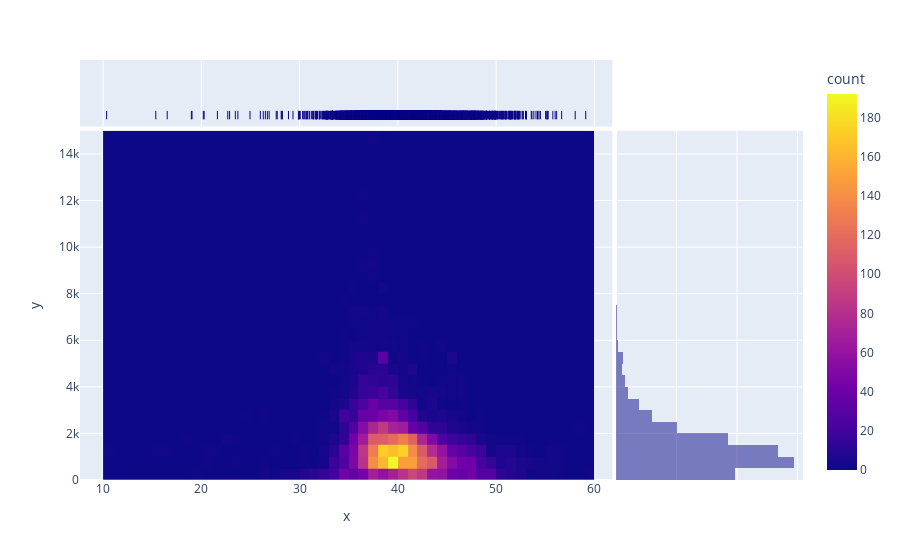

Notebook cell for this chart:
### Markdown cell above
__FIFTH CELL OF PROBLEM 1:__

h. Make a 2D density plot of GC vs sequence length.

### Code cell
import plotly.express as px
px.density_heatmap(x = gc_contents, y = gc_lengths, marginal_x='rug', marginal_y='histogram')

### Figure 1 — Plotly figure (JSON) as saved in the notebook; plotly's stock layout.template omitted (floating-point values rounded to 4 significant figures; data arrays with more than 128 entries replaced by an {"elided": "..."} marker saying what was removed)
{"data": [{"coloraxis": "coloraxis", "hovertemplate": "x=%{x}<br>y=%{y}<br>count=%{z}<extra></extra>", "name": "", "type": "histogram2d", "x": {"elided": "6032 float values"}, "xaxis": "x", "xbingroup": "x", "y": {"elided": "6032 int values"}, "yaxis": "y", "ybingroup": "y"}, {"alignmentgroup": "True", "boxpoints": "all", "fillcolor": "rgba(255,255,255,0)", "hoveron": "points", "hovertemplate": "x=%{x}<extra></extra>", "jitter": 0, "legendgroup": "", "line": {"color": "rgba(255,255,255,0)"}, "marker": {"color": "#0d0887", "symbol": "line-ns-open"}, "name": "", "offsetgroup": "", "showlegend": false, "type": "box", "x": {"elided": "6032 float values"}, "xaxis": "x3", "yaxis": "y3"}, {"alignmentgroup": "True", "bingroup": "y", "hovertemplate": "y=%{y}<br>count=%{x}<extra></extra>", "legendgroup": "", "marker": {"color": "#0d0887"}, "name": "", "offsetgroup": "", "opacity": 0.5, "showlegend": false, "type": "histogram", "xaxis": "x2", "y": {"elided": "6032 int values"}, "yaxis": "y2"}], "layout": {"barmode": "overlay", "coloraxis": {"colorbar": {"title": {"text": "count"}}, "colorscale": [[0, "#0d0887"], [0.1111, "#46039f"], [0.2222, "#7201a8"], [0.3333, "#9c179e"], [0.4444, "#bd3786"], [0.5556, "#d8576b"], [0.6667, "#ed7953"], [0.7778, "#fb9f3a"], [0.8889, "#fdca26"], [1, "#f0f921"]]}, "legend": {"tracegroupgap": 0}, "margin": {"t": 60}, "xaxis": {"anchor": "y", "domain": [0, 0.7363], "title": {"text": "x"}}, "xaxis2": {"anchor": "y2", "domain": [0.7413, 1], "matches": "x2", "showgrid": true, "showline": false, "showticklabels": false, "ticks": ""}, "xaxis3": {"anchor": "y3", "domain": [0, 0.7363], "matches": "x", "showgrid": true, "showticklabels": false}, "xaxis4": {"anchor": "y4", "domain": [0.7413, 1], "matches": "x2", "showgrid": true, "showline": false, "showticklabels": false, "ticks": ""}, "yaxis": {"anchor": "x", "domain": [0, 0.8316], "title": {"text": "y"}}, "yaxis2": {"anchor": "x2", "domain": [0, 0.8316], "matches": "y", "showgrid": true, "showticklabels": false}, "yaxis3": {"anchor": "x3", "domain": [0.8416, 1], "matches": "y3", "showgrid": false, "showline": false, "showticklabels": false, "ticks": ""}, "yaxis4": {"anchor": "x4", "domain": [0.8416, 1], "matches": "y3", "showgrid": true, "showline": false, "showticklabels": false, "ticks": ""}}}
